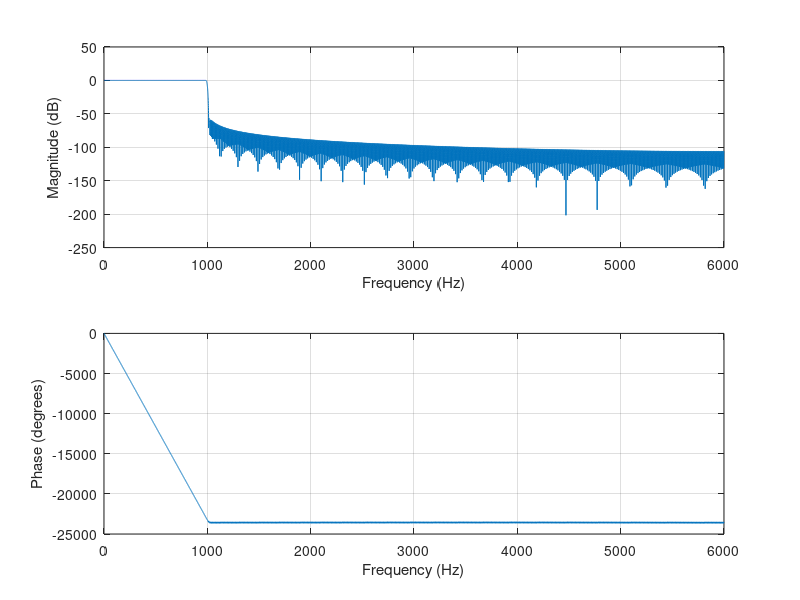
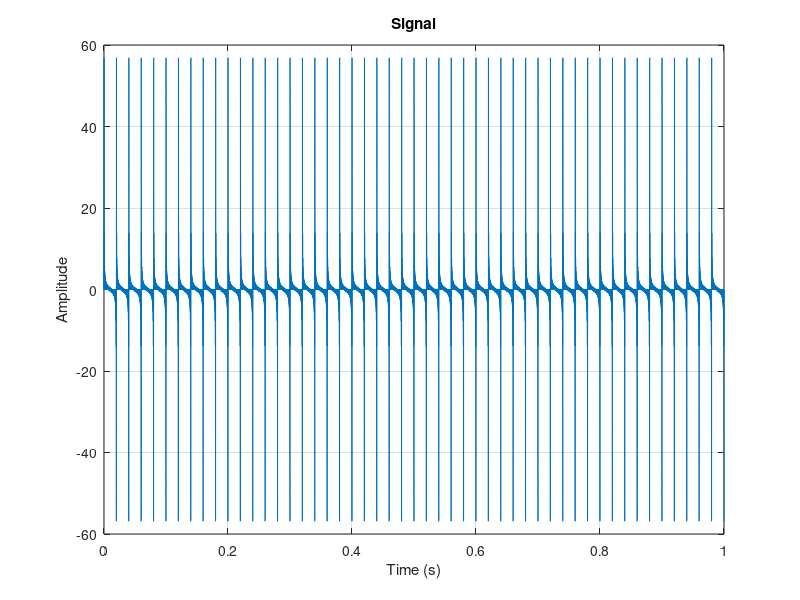
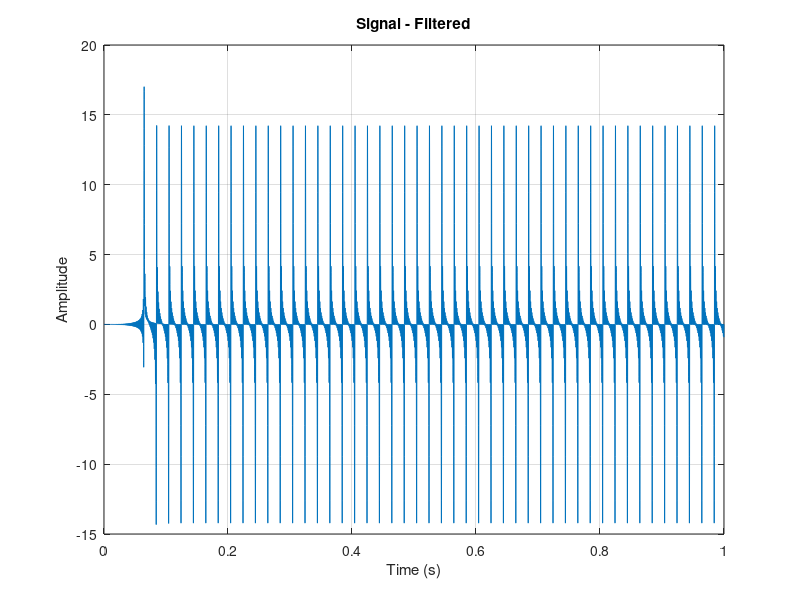
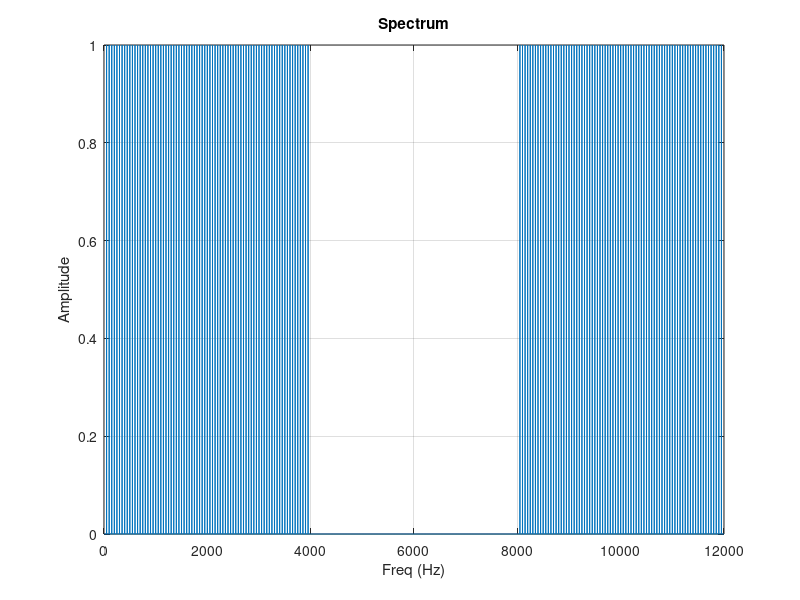

These charts were generated, in order, by the following MATLAB code:
fs = 12000;
N = 12000;

Nb = 1550;
f0 = 1000 / (fs / 2);
b = fir1(Nb, f0, 'low');

% Print filter coefficients (float64_t)
fprintf('%.15g, ', b);
fprintf('\n');

% Print filter coefficients (q15_t)
b_q15 = round(b * 32768);
b_q15 = min(max(b_q15, -32768), 32767);
b_q15 = int16(b_q15);
fprintf('%d, ', b_q15);
fprintf('\n');

% Frequency characteristics
freqz(b, 1, N, fs);

% Verification
ts = 1 / fs;
t = (0:N-1)*ts;
df = (fs/N);
f = (0:N-1)*df;

X = 0;
for n = 1:79
    X = X + sin(2*pi*n*50*t);
end
% 16-bit uniform quantization
X = round((X + 1)*32767.5)/32767.5 - 1;

figure;
plot(t, X);
xlabel('Time (s)');
ylabel('Amplitude');
title('Signal');
grid on;

XF = filter(b, 1, X);

figure;
plot(t, XF);
xlabel('Time (s)');
ylabel('Amplitude');
title('Signal - Filtered');
grid on;

Y = 2 * abs(fft(X)) / N;

figure;
plot(f, Y);
ylim([0.0 1.0]);
xlabel("Freq (Hz)");
ylabel("Amplitude");
title('Spectrum');
grid on;

YF = 2 * abs(fft(XF)) / N;

figure;
plot(f, YF);
ylim([0.0 1.0]);
xlabel("Freq (Hz)");
ylabel("Amplitude");
title('Spectrum - Filtered');
grid on;
